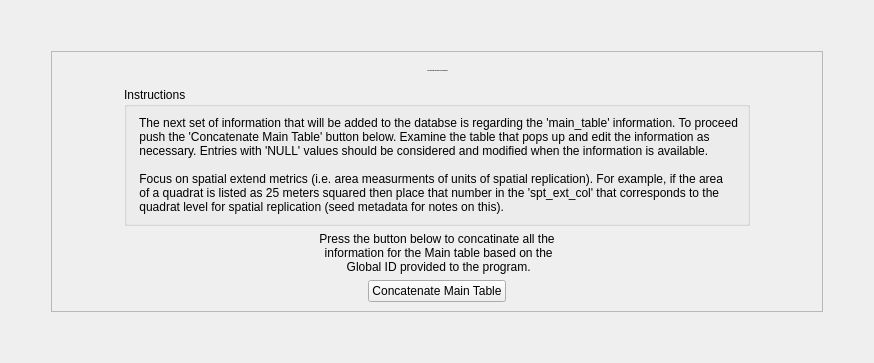
        <widget class="QWidget" name="tab">
         <attribute name="title">
          <string>Main Table Form</string>
         </attribute>
         <layout class="QHBoxLayout" name="horizontalLayout_52">
          <item>
           <layout class="QVBoxLayout" name="verticalLayout_70">
            <item>
             <spacer name="verticalSpacer_4">
              <property name="orientation">
               <enum>Qt::Vertical</enum>
              </property>
              <property name="sizeHint" stdset="0">
               <size>
                <width>20</width>
                <height>40</height>
               </size>
              </property>
             </spacer>
            </item>
            <item>
             <layout class="QHBoxLayout" name="horizontalLayout_46">
              <item>
               <spacer name="horizontalSpacer_79">
                <property name="orientation">
                 <enum>Qt::Horizontal</enum>
                </property>
                <property name="sizeHint" stdset="0">
                 <size>
                  <width>40</width>
                  <height>20</height>
                 </size>
                </property>
               </spacer>
              </item>
              <item>
               <widget class="QFrame" name="frame_4">
                <property name="sizePolicy">
                 <sizepolicy hsizetype="Fixed" vsizetype="Preferred">
                  <horstretch>0</horstretch>
                  <verstretch>0</verstretch>
                 </sizepolicy>
                </property>
                <property name="frameShape">
                 <enum>QFrame::StyledPanel</enum>
                </property>
                <property name="frameShadow">
                 <enum>QFrame::Raised</enum>
                </property>
                <layout class="QVBoxLayout" name="verticalLayout_67">
                 <item>
                  <layout class="QVBoxLayout" name="verticalLayout_11">
                   <item>
                    <layout class="QVBoxLayout" name="verticalLayout_10">
                     <item>
                      <layout class="QHBoxLayout" name="horizontalLayout_21">
                       <item>
                        <spacer name="horizontalSpacer_45">
                         <property name="orientation">
                          <enum>Qt::Horizontal</enum>
                         </property>
                         <property name="sizeHint" stdset="0">
                          <size>
                           <width>40</width>
                           <height>20</height>
                          </size>
                         </property>
                        </spacer>
                       </item>
                       <item>
                        <widget class="QLabel" name="labSiteformTitle_2">
                         <property name="sizePolicy">
                          <sizepolicy hsizetype="Fixed" vsizetype="Fixed">
                           <horstretch>0</horstretch>
                           <verstretch>0</verstretch>
                          </sizepolicy>
                         </property>
                         <property name="font">
                          <font>
                           <pointsize>-1</pointsize>
                           <weight>75</weight>
                           <bold>true</bold>
                          </font>
                         </property>
                         <property name="text">
                          <string>Concatenating Main Data Table Information</string>
                         </property>
                         <property name="alignment">
                          <set>Qt::AlignCenter</set>
                         </property>
                        </widget>
                       </item>
                       <item>
                        <spacer name="horizontalSpacer_46">
                         <property name="orientation">
                          <enum>Qt::Horizontal</enum>
                         </property>
                         <property name="sizeHint" stdset="0">
                          <size>
                           <width>40</width>
                           <height>20</height>
                          </size>
                         </property>
                        </spacer>
                       </item>
                      </layout>
                     </item>
                     <item>
                      <layout class="QHBoxLayout" name="horizontalLayout_28">
                       <item>
                        <spacer name="horizontalSpacer_47">
                         <property name="orientation">
                          <enum>Qt::Horizontal</enum>
                         </property>
                         <property name="sizeHint" stdset="0">
                          <size>
                           <width>40</width>
                           <height>20</height>
                          </size>
                         </property>
                        </spacer>
                       </item>
                       <item>
                        <widget class="QGroupBox" name="groupBox">
                         <property name="title">
                          <string>Instructions</string>
                         </property>
                         <layout class="QVBoxLayout" name="verticalLayout_14">
                          <item>
                           <widget class="QLabel" name="label">
                            <property name="sizePolicy">
                             <sizepolicy hsizetype="Fixed" vsizetype="Fixed">
                              <horstretch>0</horstretch>
                              <verstretch>0</verstretch>
                             </sizepolicy>
                            </property>
                            <property name="text">
                             <string> The next set of information that will be added to the databse is regarding the 'main_table' information. To proceed
 push the 'Concatenate Main Table' button below. Examine the table that pops up and edit the information as
 necessary. Entries with 'NULL' values should be considered and modified when the information is available. 

 Focus on spatial extend metrics (i.e. area measurments of units of spatial replication). For example, if the area
 of a quadrat is listed as 25 meters squared then place that number in the 'spt_ext_col' that corresponds to the 
 quadrat level for spatial replication (seed metadata for notes on this).</string>
                            </property>
                           </widget>
                          </item>
                         </layout>
                        </widget>
                       </item>
                       <item>
                        <spacer name="horizontalSpacer_48">
                         <property name="orientation">
                          <enum>Qt::Horizontal</enum>
                         </property>
                         <property name="sizeHint" stdset="0">
                          <size>
                           <width>40</width>
                           <height>20</height>
                          </size>
                         </property>
                        </spacer>
                       </item>
                      </layout>
                     </item>
                     <item>
                      <layout class="QHBoxLayout" name="horizontalLayout_8">
                       <item>
                        <spacer name="horizontalSpacer_5">
                         <property name="orientation">
                          <enum>Qt::Horizontal</enum>
                         </property>
                         <property name="sizeHint" stdset="0">
                          <size>
                           <width>258</width>
                           <height>20</height>
                          </size>
                         </property>
                        </spacer>
                       </item>
                       <item>
                        <widget class="QLabel" name="labMainConcat">
                         <property name="sizePolicy">
                          <sizepolicy hsizetype="Fixed" vsizetype="Fixed">
                           <horstretch>0</horstretch>
                           <verstretch>0</verstretch>
                          </sizepolicy>
                         </property>
                         <property name="layoutDirection">
                          <enum>Qt::LeftToRight</enum>
                         </property>
                         <property name="text">
                          <string>Press the button below to concatinate all the 
 information for the Main table based on the
 Global ID provided to the program.</string>
                         </property>
                         <property name="alignment">
                          <set>Qt::AlignCenter</set>
                         </property>
                         <property name="buddy">
                          <cstring>btnMainConcat</cstring>
                         </property>
                        </widget>
                       </item>
                       <item>
                        <spacer name="horizontalSpacer_6">
                         <property name="orientation">
                          <enum>Qt::Horizontal</enum>
                         </property>
                         <property name="sizeHint" stdset="0">
                          <size>
                           <width>258</width>
                           <height>20</height>
                          </size>
                         </property>
                        </spacer>
                       </item>
                      </layout>
                     </item>
                     <item>
                      <layout class="QHBoxLayout" name="horizontalLayout_6">
                       <item>
                        <spacer name="horizontalSpacer_3">
                         <property name="orientation">
                          <enum>Qt::Horizontal</enum>
                         </property>
                         <property name="sizeHint" stdset="0">
                          <size>
                           <width>40</width>
                           <height>20</height>
                          </size>
                         </property>
                        </spacer>
                       </item>
                       <item>
                        <widget class="QPushButton" name="btnMainConcat">
                         <property name="sizePolicy">
                          <sizepolicy hsizetype="Fixed" vsizetype="Fixed">
                           <horstretch>0</horstretch>
                           <verstretch>0</verstretch>
                          </sizepolicy>
                         </property>
                         <property name="text">
                          <string>Concatenate Main Table</string>
                         </property>
                         <property name="checkable">
                          <bool>true</bool>
                         </property>
                        </widget>
                       </item>
                       <item>
                        <spacer name="horizontalSpacer_4">
                         <property name="orientation">
                          <enum>Qt::Horizontal</enum>
                         </property>
                         <property name="sizeHint" stdset="0">
                          <size>
                           <width>40</width>
                           <height>20</height>
                          </size>
                         </property>
                        </spacer>
                       </item>
                      </layout>
                     </item>
                    </layout>
                   </item>
                  </layout>
                 </item>
                </layout>
               </widget>
              </item>
              <item>
               <spacer name="horizontalSpacer_80">
                <property name="orientation">
                 <enum>Qt::Horizontal</enum>
                </property>
                <property name="sizeHint" stdset="0">
                 <size>
                  <width>40</width>
                  <height>20</height>
                 </size>
                </property>
               </spacer>
              </item>
             </layout>
            </item>
            <item>
             <spacer name="verticalSpacer_8">
              <property name="orientation">
               <enum>Qt::Vertical</enum>
              </property>
              <property name="sizeHint" stdset="0">
               <size>
                <width>20</width>
                <height>40</height>
               </size>
              </property>
             </spacer>
            </item>
           </layout>
          </item>
         </layout>
        </widget>
